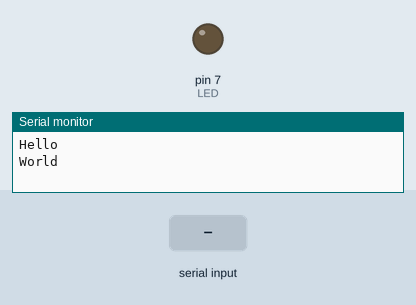
A sketch run on a simulated Arduino Uno, built with avr-gcc and run on an emulated ATmega328P. Shown: output pins drawn as LEDs (lit = HIGH), the last lines printed to the serial monitor. The test bench sets the inputs (shaded band).

Above: at 1.2 s.
1.3 s: "1" received over Serial
At 2.5 s:
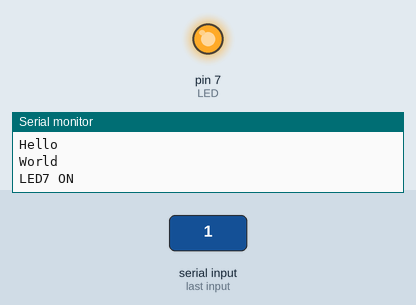
2.8 s: "0" received over Serial
At 3.8 s:
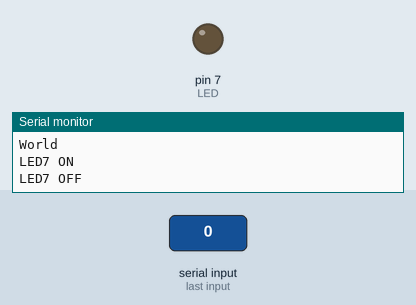
Timing chart, 0 to 5.8 s (numbered marks = the images above; inputs shaded):
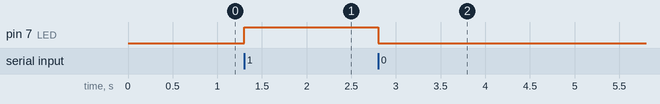

The sketch:

lab03.ino
```cpp
char val;
const byte LED=7;
void setup()
{
  Serial.begin(9600);
  Serial.println("Hello");
  Serial.println("World");
  pinMode(LED,OUTPUT);

}
void loop()
{
  if(Serial.available())
  {
    val = Serial.read();
    if(val  == '1')
    {
      digitalWrite(LED,HIGH);
      Serial.println("LED7 ON");
    }
    else if(val == '0')
    {
      digitalWrite(LED,LOW);
      Serial.println("LED7 OFF");
    }
  }
}
```

Measured:
- after the input at 1.3 s, pin 7 (LED): LOW → HIGH at once
- after the input at 2.8 s, pin 7 (LED): HIGH → LOW at once
